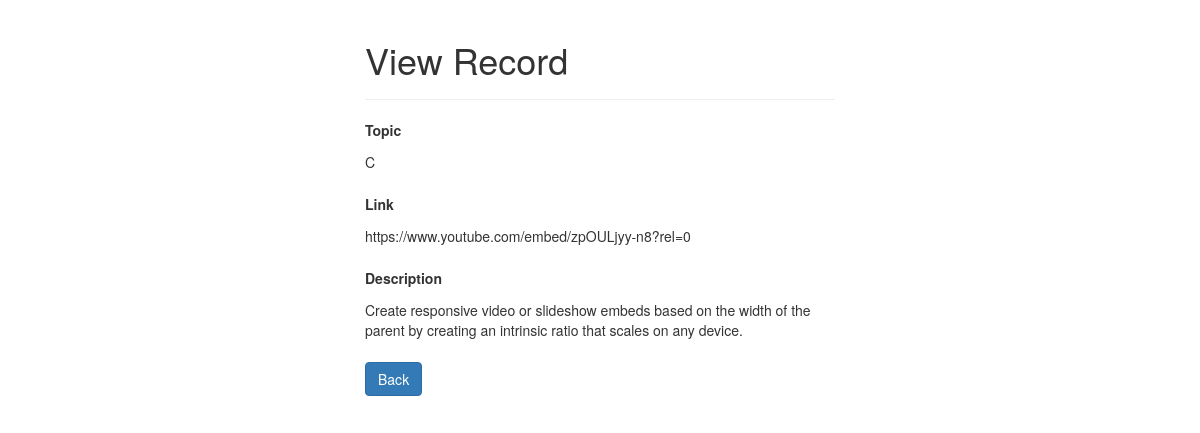
Screenshot of /tutorial_read.php?id=1 with the database file from the repository.
### tables this page shows
CREATE TABLE IF NOT EXISTS `tutorials` (
  `id` int(255) NOT NULL AUTO_INCREMENT,
  `topic` varchar(255) NOT NULL,
  `link` varchar(255) NOT NULL,
  `description` varchar(255) NOT NULL,
  PRIMARY KEY (`id`)
);

### tutorial_read.php (the view, shortened to what this page needs)
<?php
if(isset($_GET["id"]) && !empty(trim($_GET["id"]))){
    $conn=mysqli_connect("localhost","root","","codelabdb");
    $sql = "SELECT * FROM tutorials WHERE id = ?";
    if($stmt = mysqli_prepare($conn, $sql)){
        mysqli_stmt_bind_param($stmt, "i", $param_id);
        if(mysqli_stmt_execute($stmt)){
            $result = mysqli_stmt_get_result($stmt);
            if(mysqli_num_rows($result) == 1){
                $row = mysqli_fetch_array($result, MYSQLI_ASSOC);
            } else{
                header("location: error.php");
                exit();
            }
        } else{
            echo "Oops! Something went wrong. Please try again later.";
        }
    }
} else{
    header("location: error.php");
    exit();
}
?>
<!DOCTYPE html>
<html lang="en">
<head>
    <link rel="stylesheet" href="https://maxcdn.bootstrapcdn.com/bootstrap/3.3.7/css/bootstrap.css">
</head>
<body>
    <div class="wrapper">
        <div class="container-fluid">
            <div class="row">
                <div class="col-md-12">
                    <div class="page-header">
                        <h1>View Record</h1>
                    </div>
                    <div class="form-group">
                        <label>Topic</label>
                        <p class="form-control-static"><?php echo $row["topic"]; ?></p>
                    </div>
                    <div class="form-group">
                        <label>Link</label>
                        <p class="form-control-static"><?php echo $row["link"]; ?></p>
                    </div>
                    <div class="form-group">
                        <label>Description</label>
                        <p class="form-control-static"><?php echo $row["description"]; ?></p>
                    </div>
                    <p><a href="tutorial_crud.php" class="btn btn-primary">Back</a></p>
                </div>
            </div>
        </div>
    </div>
</body>
</html>

### tutorial_read.php (style rules this page uses)
.wrapper { width: 500px; margin: 0 auto; }

### rows the page displays
tutorials: topic "C", link "https://www.youtube.com/embed/zpOULjyy-n8?rel=0", description "Create responsive video or slideshow embeds based on the width of the parent by creating an intrinsic ratio that scales on any device."
